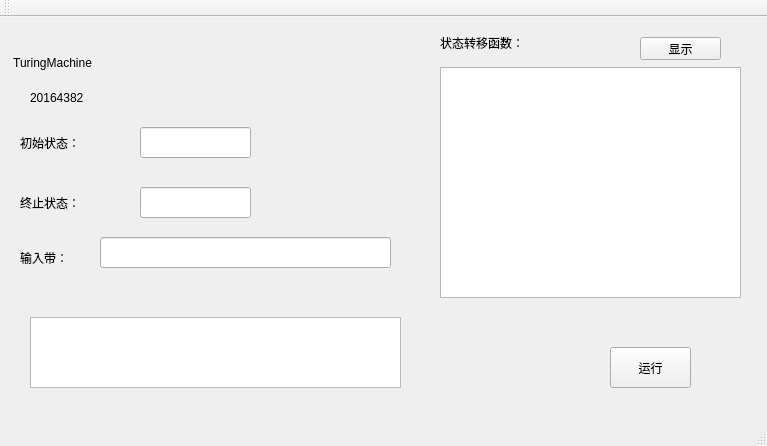
<?xml version="1.0" encoding="UTF-8"?>
<ui version="4.0">
 <class>TuringMachine</class>
 <widget class="QMainWindow" name="TuringMachine">
  <property name="geometry">
   <rect>
    <x>0</x>
    <y>0</y>
    <width>767</width>
    <height>446</height>
   </rect>
  </property>
  <property name="windowTitle">
   <string>TuringMachine</string>
  </property>
  <widget class="QWidget" name="centralWidget">
   <widget class="QLabel" name="label">
    <property name="geometry">
     <rect>
      <x>10</x>
      <y>20</y>
      <width>211</width>
      <height>51</height>
     </rect>
    </property>
    <property name="text">
     <string> TuringMachine</string>
    </property>
   </widget>
   <widget class="QLabel" name="label_3">
    <property name="geometry">
     <rect>
      <x>20</x>
      <y>110</y>
      <width>101</width>
      <height>31</height>
     </rect>
    </property>
    <property name="text">
     <string>初始状态：</string>
    </property>
   </widget>
   <widget class="QLabel" name="label_4">
    <property name="geometry">
     <rect>
      <x>20</x>
      <y>170</y>
      <width>101</width>
      <height>31</height>
     </rect>
    </property>
    <property name="text">
     <string>终止状态：</string>
    </property>
   </widget>
   <widget class="QLineEdit" name="StaEdit_0">
    <property name="geometry">
     <rect>
      <x>140</x>
      <y>110</y>
      <width>111</width>
      <height>31</height>
     </rect>
    </property>
   </widget>
   <widget class="QLineEdit" name="StaEdit_1">
    <property name="geometry">
     <rect>
      <x>140</x>
      <y>170</y>
      <width>111</width>
      <height>31</height>
     </rect>
    </property>
   </widget>
   <widget class="QLabel" name="label_6">
    <property name="geometry">
     <rect>
      <x>440</x>
      <y>0</y>
      <width>161</width>
      <height>51</height>
     </rect>
    </property>
    <property name="text">
     <string>状态转移函数：</string>
    </property>
   </widget>
   <widget class="QTextEdit" name="OutEdit">
    <property name="geometry">
     <rect>
      <x>440</x>
      <y>50</y>
      <width>301</width>
      <height>231</height>
     </rect>
    </property>
   </widget>
   <widget class="QLabel" name="label_7">
    <property name="geometry">
     <rect>
      <x>20</x>
      <y>220</y>
      <width>81</width>
      <height>41</height>
     </rect>
    </property>
    <property name="text">
     <string>输入带：</string>
    </property>
   </widget>
   <widget class="QLineEdit" name="InputEdit">
    <property name="geometry">
     <rect>
      <x>100</x>
      <y>220</y>
      <width>291</width>
      <height>31</height>
     </rect>
    </property>
   </widget>
   <widget class="QPushButton" name="pushBtn">
    <property name="geometry">
     <rect>
      <x>610</x>
      <y>330</y>
      <width>81</width>
      <height>41</height>
     </rect>
    </property>
    <property name="text">
     <string>运行</string>
    </property>
   </widget>
   <widget class="QTextEdit" name="OutputEdit">
    <property name="geometry">
     <rect>
      <x>30</x>
      <y>300</y>
      <width>371</width>
      <height>71</height>
     </rect>
    </property>
   </widget>
   <widget class="QPushButton" name="DisBtn">
    <property name="geometry">
     <rect>
      <x>640</x>
      <y>20</y>
      <width>81</width>
      <height>23</height>
     </rect>
    </property>
    <property name="text">
     <string>显示</string>
    </property>
   </widget>
   <widget class="QLabel" name="label_2">
    <property name="geometry">
     <rect>
      <x>30</x>
      <y>70</y>
      <width>101</width>
      <height>21</height>
     </rect>
    </property>
    <property name="text">
     <string>20164382</string>
    </property>
   </widget>
  </widget>
  <widget class="QMenuBar" name="menuBar">
   <property name="geometry">
    <rect>
     <x>0</x>
     <y>0</y>
     <width>767</width>
     <height>23</height>
    </rect>
   </property>
  </widget>
  <widget class="QToolBar" name="mainToolBar">
   <attribute name="toolBarArea">
    <enum>TopToolBarArea</enum>
   </attribute>
   <attribute name="toolBarBreak">
    <bool>false</bool>
   </attribute>
  </widget>
  <widget class="QStatusBar" name="statusBar"/>
 </widget>
 <layoutdefault spacing="6" margin="11"/>
 <resources/>
 <connections/>
</ui>
